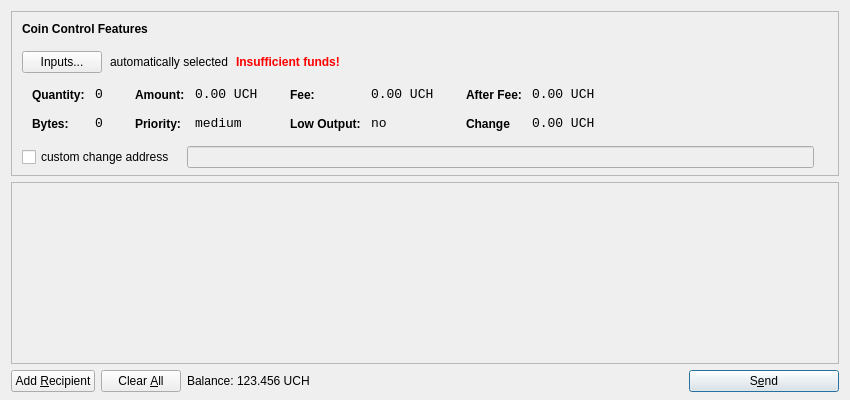
<?xml version="1.0" encoding="UTF-8"?>
<ui version="4.0">
 <class>SendCoinsDialog</class>
 <widget class="QDialog" name="SendCoinsDialog">
  <property name="geometry">
   <rect>
    <x>0</x>
    <y>0</y>
    <width>850</width>
    <height>400</height>
   </rect>
  </property>
  <property name="windowTitle">
   <string>Send Coins</string>
  </property>
  <property name="styleSheet">
   <string notr="true">background-image: url(:/images/gr);</string>
  </property>
  <layout class="QVBoxLayout" name="verticalLayout" stretch="0,1,0">
   <property name="bottomMargin">
    <number>8</number>
   </property>
   <item>
    <widget class="QFrame" name="frameCoinControl">
     <property name="sizePolicy">
      <sizepolicy hsizetype="Expanding" vsizetype="Expanding">
       <horstretch>0</horstretch>
       <verstretch>0</verstretch>
      </sizepolicy>
     </property>
     <property name="maximumSize">
      <size>
       <width>16777215</width>
       <height>16777215</height>
      </size>
     </property>
     <property name="frameShape">
      <enum>QFrame::StyledPanel</enum>
     </property>
     <property name="frameShadow">
      <enum>QFrame::Sunken</enum>
     </property>
     <layout class="QVBoxLayout" name="verticalLayoutCoinControl2">
      <property name="spacing">
       <number>6</number>
      </property>
      <property name="leftMargin">
       <number>0</number>
      </property>
      <property name="topMargin">
       <number>0</number>
      </property>
      <property name="rightMargin">
       <number>0</number>
      </property>
      <property name="bottomMargin">
       <number>6</number>
      </property>
      <item>
       <layout class="QVBoxLayout" name="verticalLayoutCoinControl" stretch="0,0,0,0,1">
        <property name="spacing">
         <number>0</number>
        </property>
        <property name="leftMargin">
         <number>10</number>
        </property>
        <property name="topMargin">
         <number>10</number>
        </property>
        <item>
         <layout class="QHBoxLayout" name="horizontalLayoutCoinControl1">
          <property name="bottomMargin">
           <number>15</number>
          </property>
          <item>
           <widget class="QLabel" name="labelCoinControlFeatures">
            <property name="sizePolicy">
             <sizepolicy hsizetype="Preferred" vsizetype="Maximum">
              <horstretch>0</horstretch>
              <verstretch>0</verstretch>
             </sizepolicy>
            </property>
            <property name="font">
             <font>
              <weight>75</weight>
              <bold>true</bold>
             </font>
            </property>
            <property name="styleSheet">
             <string notr="true">font-weight:bold;</string>
            </property>
            <property name="text">
             <string>Coin Control Features</string>
            </property>
           </widget>
          </item>
         </layout>
        </item>
        <item>
         <layout class="QHBoxLayout" name="horizontalLayoutCoinControl2" stretch="0,0,0,0">
          <property name="spacing">
           <number>8</number>
          </property>
          <property name="bottomMargin">
           <number>10</number>
          </property>
          <item>
           <widget class="QPushButton" name="pushButtonCoinControl">
            <property name="styleSheet">
             <string notr="true"/>
            </property>
            <property name="text">
             <string>Inputs...</string>
            </property>
           </widget>
          </item>
          <item>
           <widget class="QLabel" name="labelCoinControlAutomaticallySelected">
            <property name="text">
             <string>automatically selected</string>
            </property>
            <property name="margin">
             <number>5</number>
            </property>
           </widget>
          </item>
          <item>
           <widget class="QLabel" name="labelCoinControlInsuffFunds">
            <property name="font">
             <font>
              <weight>75</weight>
              <bold>true</bold>
             </font>
            </property>
            <property name="styleSheet">
             <string notr="true">color:red;font-weight:bold;</string>
            </property>
            <property name="text">
             <string>Insufficient funds!</string>
            </property>
            <property name="margin">
             <number>5</number>
            </property>
           </widget>
          </item>
          <item>
           <spacer name="horizontalSpacerCoinControl">
            <property name="orientation">
             <enum>Qt::Horizontal</enum>
            </property>
            <property name="sizeHint" stdset="0">
             <size>
              <width>40</width>
              <height>1</height>
             </size>
            </property>
           </spacer>
          </item>
         </layout>
        </item>
        <item>
         <widget class="QWidget" name="widgetCoinControl" native="true">
          <property name="sizePolicy">
           <sizepolicy hsizetype="Preferred" vsizetype="Preferred">
            <horstretch>0</horstretch>
            <verstretch>0</verstretch>
           </sizepolicy>
          </property>
          <property name="minimumSize">
           <size>
            <width>0</width>
            <height>0</height>
           </size>
          </property>
          <property name="styleSheet">
           <string notr="true"/>
          </property>
          <layout class="QHBoxLayout" name="horizontalLayoutCoinControl5">
           <property name="leftMargin">
            <number>0</number>
           </property>
           <property name="topMargin">
            <number>0</number>
           </property>
           <property name="rightMargin">
            <number>0</number>
           </property>
           <property name="bottomMargin">
            <number>0</number>
           </property>
           <item>
            <layout class="QHBoxLayout" name="horizontalLayoutCoinControl3" stretch="0,0,0,1">
             <property name="spacing">
              <number>20</number>
             </property>
             <property name="topMargin">
              <number>0</number>
             </property>
             <property name="bottomMargin">
              <number>10</number>
             </property>
             <item>
              <layout class="QFormLayout" name="formLayoutCoinControl1">
               <property name="horizontalSpacing">
                <number>10</number>
               </property>
               <property name="verticalSpacing">
                <number>14</number>
               </property>
               <property name="leftMargin">
                <number>10</number>
               </property>
               <property name="topMargin">
                <number>4</number>
               </property>
               <property name="rightMargin">
                <number>6</number>
               </property>
               <item row="0" column="0">
                <widget class="QLabel" name="labelCoinControlQuantityText">
                 <property name="styleSheet">
                  <string notr="true">font-weight:bold;</string>
                 </property>
                 <property name="text">
                  <string>Quantity:</string>
                 </property>
                 <property name="margin">
                  <number>0</number>
                 </property>
                </widget>
               </item>
               <item row="0" column="1">
                <widget class="QLabel" name="labelCoinControlQuantity">
                 <property name="font">
                  <font>
                   <family>Monospace</family>
                   <pointsize>10</pointsize>
                  </font>
                 </property>
                 <property name="cursor">
                  <cursorShape>IBeamCursor</cursorShape>
                 </property>
                 <property name="contextMenuPolicy">
                  <enum>Qt::ActionsContextMenu</enum>
                 </property>
                 <property name="text">
                  <string>0</string>
                 </property>
                 <property name="margin">
                  <number>0</number>
                 </property>
                 <property name="textInteractionFlags">
                  <set>Qt::LinksAccessibleByMouse|Qt::TextSelectableByKeyboard|Qt::TextSelectableByMouse</set>
                 </property>
                </widget>
               </item>
               <item row="1" column="0">
                <widget class="QLabel" name="labelCoinControlBytesText">
                 <property name="styleSheet">
                  <string notr="true">font-weight:bold;</string>
                 </property>
                 <property name="text">
                  <string>Bytes:</string>
                 </property>
                </widget>
               </item>
               <item row="1" column="1">
                <widget class="QLabel" name="labelCoinControlBytes">
                 <property name="font">
                  <font>
                   <family>Monospace</family>
                   <pointsize>10</pointsize>
                  </font>
                 </property>
                 <property name="cursor">
                  <cursorShape>IBeamCursor</cursorShape>
                 </property>
                 <property name="contextMenuPolicy">
                  <enum>Qt::ActionsContextMenu</enum>
                 </property>
                 <property name="text">
                  <string>0</string>
                 </property>
                 <property name="textInteractionFlags">
                  <set>Qt::LinksAccessibleByMouse|Qt::TextSelectableByKeyboard|Qt::TextSelectableByMouse</set>
                 </property>
                </widget>
               </item>
              </layout>
             </item>
             <item>
              <layout class="QFormLayout" name="formLayoutCoinControl2">
               <property name="horizontalSpacing">
                <number>10</number>
               </property>
               <property name="verticalSpacing">
                <number>14</number>
               </property>
               <property name="leftMargin">
                <number>6</number>
               </property>
               <property name="topMargin">
                <number>4</number>
               </property>
               <property name="rightMargin">
                <number>6</number>
               </property>
               <item row="0" column="0">
                <widget class="QLabel" name="labelCoinControlAmountText">
                 <property name="styleSheet">
                  <string notr="true">font-weight:bold;</string>
                 </property>
                 <property name="text">
                  <string>Amount:</string>
                 </property>
                 <property name="margin">
                  <number>0</number>
                 </property>
                </widget>
               </item>
               <item row="0" column="1">
                <widget class="QLabel" name="labelCoinControlAmount">
                 <property name="font">
                  <font>
                   <family>Monospace</family>
                   <pointsize>10</pointsize>
                  </font>
                 </property>
                 <property name="cursor">
                  <cursorShape>IBeamCursor</cursorShape>
                 </property>
                 <property name="contextMenuPolicy">
                  <enum>Qt::ActionsContextMenu</enum>
                 </property>
                 <property name="text">
                  <string>0.00 UCH</string>
                 </property>
                 <property name="textInteractionFlags">
                  <set>Qt::LinksAccessibleByMouse|Qt::TextSelectableByKeyboard|Qt::TextSelectableByMouse</set>
                 </property>
                </widget>
               </item>
               <item row="1" column="0">
                <widget class="QLabel" name="labelCoinControlPriorityText">
                 <property name="styleSheet">
                  <string notr="true">font-weight:bold;</string>
                 </property>
                 <property name="text">
                  <string>Priority:</string>
                 </property>
                </widget>
               </item>
               <item row="1" column="1">
                <widget class="QLabel" name="labelCoinControlPriority">
                 <property name="font">
                  <font>
                   <family>Monospace</family>
                   <pointsize>10</pointsize>
                  </font>
                 </property>
                 <property name="cursor">
                  <cursorShape>IBeamCursor</cursorShape>
                 </property>
                 <property name="contextMenuPolicy">
                  <enum>Qt::ActionsContextMenu</enum>
                 </property>
                 <property name="text">
                  <string>medium</string>
                 </property>
                 <property name="textInteractionFlags">
                  <set>Qt::LinksAccessibleByMouse|Qt::TextSelectableByKeyboard|Qt::TextSelectableByMouse</set>
                 </property>
                </widget>
               </item>
              </layout>
             </item>
             <item>
              <layout class="QFormLayout" name="formLayoutCoinControl3">
               <property name="horizontalSpacing">
                <number>10</number>
               </property>
               <property name="verticalSpacing">
                <number>14</number>
               </property>
               <property name="leftMargin">
                <number>6</number>
               </property>
               <property name="topMargin">
                <number>4</number>
               </property>
               <property name="rightMargin">
                <number>6</number>
               </property>
               <item row="0" column="0">
                <widget class="QLabel" name="labelCoinControlFeeText">
                 <property name="styleSheet">
                  <string notr="true">font-weight:bold;</string>
                 </property>
                 <property name="text">
                  <string>Fee:</string>
                 </property>
                 <property name="margin">
                  <number>0</number>
                 </property>
                </widget>
               </item>
               <item row="0" column="1">
                <widget class="QLabel" name="labelCoinControlFee">
                 <property name="font">
                  <font>
                   <family>Monospace</family>
                   <pointsize>10</pointsize>
                  </font>
                 </property>
                 <property name="cursor">
                  <cursorShape>IBeamCursor</cursorShape>
                 </property>
                 <property name="contextMenuPolicy">
                  <enum>Qt::ActionsContextMenu</enum>
                 </property>
                 <property name="text">
                  <string>0.00 UCH</string>
                 </property>
                 <property name="textInteractionFlags">
                  <set>Qt::LinksAccessibleByMouse|Qt::TextSelectableByKeyboard|Qt::TextSelectableByMouse</set>
                 </property>
                </widget>
               </item>
               <item row="1" column="0">
                <widget class="QLabel" name="labelCoinControlLowOutputText">
                 <property name="styleSheet">
                  <string notr="true">font-weight:bold;</string>
                 </property>
                 <property name="text">
                  <string>Low Output:</string>
                 </property>
                </widget>
               </item>
               <item row="1" column="1">
                <widget class="QLabel" name="labelCoinControlLowOutput">
                 <property name="font">
                  <font>
                   <family>Monospace</family>
                   <pointsize>10</pointsize>
                  </font>
                 </property>
                 <property name="cursor">
                  <cursorShape>IBeamCursor</cursorShape>
                 </property>
                 <property name="contextMenuPolicy">
                  <enum>Qt::ActionsContextMenu</enum>
                 </property>
                 <property name="text">
                  <string>no</string>
                 </property>
                 <property name="textInteractionFlags">
                  <set>Qt::LinksAccessibleByMouse|Qt::TextSelectableByKeyboard|Qt::TextSelectableByMouse</set>
                 </property>
                </widget>
               </item>
              </layout>
             </item>
             <item>
              <layout class="QFormLayout" name="formLayoutCoinControl4">
               <property name="horizontalSpacing">
                <number>10</number>
               </property>
               <property name="verticalSpacing">
                <number>14</number>
               </property>
               <property name="leftMargin">
                <number>6</number>
               </property>
               <property name="topMargin">
                <number>4</number>
               </property>
               <property name="rightMargin">
                <number>6</number>
               </property>
               <item row="0" column="0">
                <widget class="QLabel" name="labelCoinControlAfterFeeText">
                 <property name="styleSheet">
                  <string notr="true">font-weight:bold;</string>
                 </property>
                 <property name="text">
                  <string>After Fee:</string>
                 </property>
                 <property name="margin">
                  <number>0</number>
                 </property>
                </widget>
               </item>
               <item row="0" column="1">
                <widget class="QLabel" name="labelCoinControlAfterFee">
                 <property name="font">
                  <font>
                   <family>Monospace</family>
                   <pointsize>10</pointsize>
                  </font>
                 </property>
                 <property name="cursor">
                  <cursorShape>IBeamCursor</cursorShape>
                 </property>
                 <property name="contextMenuPolicy">
                  <enum>Qt::ActionsContextMenu</enum>
                 </property>
                 <property name="text">
                  <string>0.00 UCH</string>
                 </property>
                 <property name="textInteractionFlags">
                  <set>Qt::LinksAccessibleByMouse|Qt::TextSelectableByKeyboard|Qt::TextSelectableByMouse</set>
                 </property>
                </widget>
               </item>
               <item row="1" column="0">
                <widget class="QLabel" name="labelCoinControlChangeText">
                 <property name="styleSheet">
                  <string notr="true">font-weight:bold;</string>
                 </property>
                 <property name="text">
                  <string>Change</string>
                 </property>
                </widget>
               </item>
               <item row="1" column="1">
                <widget class="QLabel" name="labelCoinControlChange">
                 <property name="font">
                  <font>
                   <family>Monospace</family>
                   <pointsize>10</pointsize>
                  </font>
                 </property>
                 <property name="cursor">
                  <cursorShape>IBeamCursor</cursorShape>
                 </property>
                 <property name="contextMenuPolicy">
                  <enum>Qt::ActionsContextMenu</enum>
                 </property>
                 <property name="text">
                  <string>0.00 UCH</string>
                 </property>
                 <property name="textInteractionFlags">
                  <set>Qt::LinksAccessibleByMouse|Qt::TextSelectableByKeyboard|Qt::TextSelectableByMouse</set>
                 </property>
                </widget>
               </item>
              </layout>
             </item>
            </layout>
           </item>
          </layout>
         </widget>
        </item>
        <item>
         <layout class="QHBoxLayout" name="horizontalLayoutCoinControl4" stretch="0,0,0">
          <property name="spacing">
           <number>12</number>
          </property>
          <property name="sizeConstraint">
           <enum>QLayout::SetDefaultConstraint</enum>
          </property>
          <property name="topMargin">
           <number>5</number>
          </property>
          <property name="rightMargin">
           <number>5</number>
          </property>
          <item>
           <widget class="QCheckBox" name="checkBoxCoinControlChange">
            <property name="text">
             <string>custom change address</string>
            </property>
           </widget>
          </item>
          <item>
           <widget class="QLineEdit" name="lineEditCoinControlChange">
            <property name="enabled">
             <bool>false</bool>
            </property>
            <property name="sizePolicy">
             <sizepolicy hsizetype="Expanding" vsizetype="Fixed">
              <horstretch>0</horstretch>
              <verstretch>0</verstretch>
             </sizepolicy>
            </property>
           </widget>
          </item>
          <item>
           <widget class="QLabel" name="labelCoinControlChangeLabel">
            <property name="sizePolicy">
             <sizepolicy hsizetype="Preferred" vsizetype="Expanding">
              <horstretch>0</horstretch>
              <verstretch>0</verstretch>
             </sizepolicy>
            </property>
            <property name="minimumSize">
             <size>
              <width>0</width>
              <height>0</height>
             </size>
            </property>
            <property name="text">
             <string/>
            </property>
            <property name="margin">
             <number>3</number>
            </property>
           </widget>
          </item>
         </layout>
        </item>
        <item>
         <spacer name="verticalSpacerCoinControl">
          <property name="orientation">
           <enum>Qt::Vertical</enum>
          </property>
          <property name="sizeHint" stdset="0">
           <size>
            <width>800</width>
            <height>1</height>
           </size>
          </property>
         </spacer>
        </item>
       </layout>
      </item>
     </layout>
    </widget>
   </item>
   <item>
    <widget class="QScrollArea" name="scrollArea">
     <property name="widgetResizable">
      <bool>true</bool>
     </property>
     <widget class="QWidget" name="scrollAreaWidgetContents">
      <property name="geometry">
       <rect>
        <x>0</x>
        <y>0</y>
        <width>830</width>
        <height>172</height>
       </rect>
      </property>
      <layout class="QVBoxLayout" name="verticalLayout_2">
       <property name="leftMargin">
        <number>0</number>
       </property>
       <property name="topMargin">
        <number>0</number>
       </property>
       <property name="rightMargin">
        <number>0</number>
       </property>
       <property name="bottomMargin">
        <number>0</number>
       </property>
       <item>
        <layout class="QVBoxLayout" name="entries">
         <property name="spacing">
          <number>6</number>
         </property>
        </layout>
       </item>
       <item>
        <spacer name="verticalSpacer">
         <property name="orientation">
          <enum>Qt::Vertical</enum>
         </property>
         <property name="sizeHint" stdset="0">
          <size>
           <width>20</width>
           <height>40</height>
          </size>
         </property>
        </spacer>
       </item>
      </layout>
     </widget>
    </widget>
   </item>
   <item>
    <layout class="QHBoxLayout" name="horizontalLayout">
     <item>
      <widget class="QPushButton" name="addButton">
       <property name="toolTip">
        <string>Send to multiple recipients at once</string>
       </property>
       <property name="text">
        <string>Add &amp;Recipient</string>
       </property>
       <property name="icon">
        <iconset resource="../bitcoin.qrc">
         <normaloff>:/icons/add</normaloff>:/icons/add</iconset>
       </property>
       <property name="autoDefault">
        <bool>false</bool>
       </property>
      </widget>
     </item>
     <item>
      <widget class="QPushButton" name="clearButton">
       <property name="sizePolicy">
        <sizepolicy hsizetype="Minimum" vsizetype="Fixed">
         <horstretch>0</horstretch>
         <verstretch>0</verstretch>
        </sizepolicy>
       </property>
       <property name="toolTip">
        <string>Remove all transaction fields</string>
       </property>
       <property name="text">
        <string>Clear &amp;All</string>
       </property>
       <property name="icon">
        <iconset resource="../bitcoin.qrc">
         <normaloff>:/icons/remove</normaloff>:/icons/remove</iconset>
       </property>
       <property name="autoRepeatDelay">
        <number>300</number>
       </property>
       <property name="autoDefault">
        <bool>false</bool>
       </property>
      </widget>
     </item>
     <item>
      <layout class="QHBoxLayout" name="horizontalLayout_2">
       <property name="spacing">
        <number>3</number>
       </property>
       <item>
        <widget class="QLabel" name="label">
         <property name="sizePolicy">
          <sizepolicy hsizetype="Preferred" vsizetype="Fixed">
           <horstretch>0</horstretch>
           <verstretch>0</verstretch>
          </sizepolicy>
         </property>
         <property name="text">
          <string>Balance:</string>
         </property>
        </widget>
       </item>
       <item>
        <widget class="QLabel" name="labelBalance">
         <property name="sizePolicy">
          <sizepolicy hsizetype="Preferred" vsizetype="Fixed">
           <horstretch>0</horstretch>
           <verstretch>0</verstretch>
          </sizepolicy>
         </property>
         <property name="cursor">
          <cursorShape>IBeamCursor</cursorShape>
         </property>
         <property name="text">
          <string>123.456 UCH</string>
         </property>
         <property name="textInteractionFlags">
          <set>Qt::LinksAccessibleByMouse|Qt::TextSelectableByKeyboard|Qt::TextSelectableByMouse</set>
         </property>
        </widget>
       </item>
      </layout>
     </item>
     <item>
      <spacer name="horizontalSpacer">
       <property name="orientation">
        <enum>Qt::Horizontal</enum>
       </property>
       <property name="sizeHint" stdset="0">
        <size>
         <width>40</width>
         <height>20</height>
        </size>
       </property>
      </spacer>
     </item>
     <item>
      <widget class="QPushButton" name="sendButton">
       <property name="minimumSize">
        <size>
         <width>150</width>
         <height>0</height>
        </size>
       </property>
       <property name="toolTip">
        <string>Confirm the send action</string>
       </property>
       <property name="text">
        <string>S&amp;end</string>
       </property>
       <property name="icon">
        <iconset resource="../bitcoin.qrc">
         <normaloff>:/icons/send</normaloff>:/icons/send</iconset>
       </property>
       <property name="default">
        <bool>true</bool>
       </property>
      </widget>
     </item>
    </layout>
   </item>
  </layout>
 </widget>
 <resources>
  <include location="../bitcoin.qrc"/>
 </resources>
 <connections/>
</ui>
